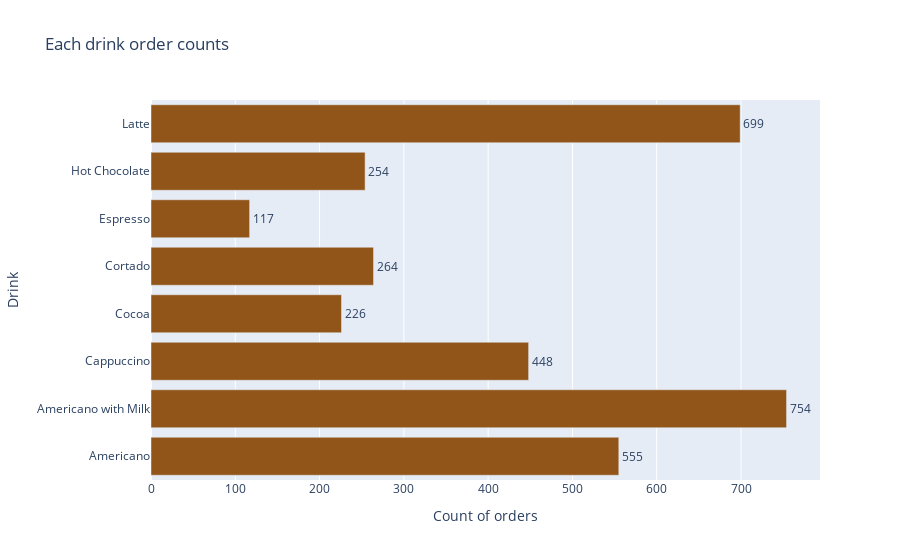

Source (notebook cell):
### Code cell
fig2 = px.bar(
    coffee_order_counts, 
    x=coffee_order_counts.values, 
    y=coffee_order_counts.index, 
    color_discrete_sequence=['#915519'], 
    text=coffee_order_counts.values, 
    labels={'x': 'Count of orders', 'y': 'Coffee Drinks'},
    title='Each drink order counts',
    orientation='h' 
)

fig2.update_traces(textposition='outside')
fig2.update_yaxes(title_text='Drink')

### Figure 1 — Plotly figure (JSON) as saved in the notebook; plotly's stock layout.template omitted (floating-point values rounded to 4 significant figures)
{"data": [{"alignmentgroup": "True", "hovertemplate": "Count of orders=%{x}<br>index=%{y}<br>text=%{text}<extra></extra>", "legendgroup": "", "marker": {"color": "#915519", "pattern": {"shape": ""}}, "name": "", "offsetgroup": "", "orientation": "h", "showlegend": false, "text": [555, 754, 448, 226, 264, 117, 254, 699], "textposition": "outside", "type": "bar", "x": [555, 754, 448, 226, 264, 117, 254, 699], "xaxis": "x", "y": ["Americano", "Americano with Milk", "Cappuccino", "Cocoa", "Cortado", "Espresso", "Hot Chocolate", "Latte"], "yaxis": "y"}], "layout": {"barmode": "relative", "legend": {"tracegroupgap": 0}, "title": {"text": "Each drink order counts"}, "xaxis": {"anchor": "y", "domain": [0, 1], "title": {"text": "Count of orders"}}, "yaxis": {"anchor": "x", "domain": [0, 1], "title": {"text": "Drink"}}}}
